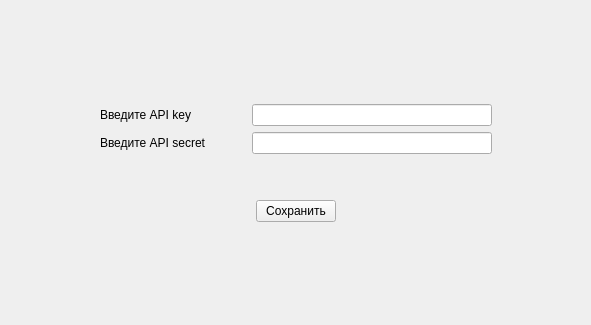
<?xml version="1.0" encoding="UTF-8"?>
<ui version="4.0">
 <class>API_keys_saver</class>
 <widget class="QWidget" name="API_keys_saver">
  <property name="geometry">
   <rect>
    <x>0</x>
    <y>0</y>
    <width>591</width>
    <height>325</height>
   </rect>
  </property>
  <property name="windowTitle">
   <string>Сохрание API ключа</string>
  </property>
  <layout class="QVBoxLayout" name="verticalLayout" stretch="10,0,0,0,10">
   <item>
    <spacer name="verticalSpacer">
     <property name="orientation">
      <enum>Qt::Vertical</enum>
     </property>
     <property name="sizeHint" stdset="0">
      <size>
       <width>20</width>
       <height>206</height>
      </size>
     </property>
    </spacer>
   </item>
   <item>
    <layout class="QVBoxLayout" name="verticalLayout_2">
     <item>
      <layout class="QHBoxLayout" name="horizontalLayout" stretch="10,0,0,0,0,10">
       <item>
        <spacer name="horizontalSpacer_3">
         <property name="orientation">
          <enum>Qt::Horizontal</enum>
         </property>
         <property name="sizeHint" stdset="0">
          <size>
           <width>40</width>
           <height>20</height>
          </size>
         </property>
        </spacer>
       </item>
       <item>
        <widget class="QLabel" name="api_key_lbl">
         <property name="text">
          <string>Введите API key</string>
         </property>
        </widget>
       </item>
       <item>
        <widget class="QLabel" name="label">
         <property name="minimumSize">
          <size>
           <width>8</width>
           <height>0</height>
          </size>
         </property>
         <property name="text">
          <string/>
         </property>
        </widget>
       </item>
       <item>
        <spacer name="horizontalSpacer">
         <property name="orientation">
          <enum>Qt::Horizontal</enum>
         </property>
         <property name="sizeHint" stdset="0">
          <size>
           <width>40</width>
           <height>20</height>
          </size>
         </property>
        </spacer>
       </item>
       <item>
        <widget class="QLineEdit" name="api_key_ledit">
         <property name="minimumSize">
          <size>
           <width>240</width>
           <height>0</height>
          </size>
         </property>
         <property name="text">
          <string/>
         </property>
        </widget>
       </item>
       <item>
        <spacer name="horizontalSpacer_5">
         <property name="orientation">
          <enum>Qt::Horizontal</enum>
         </property>
         <property name="sizeHint" stdset="0">
          <size>
           <width>40</width>
           <height>20</height>
          </size>
         </property>
        </spacer>
       </item>
      </layout>
     </item>
     <item>
      <layout class="QHBoxLayout" name="horizontalLayout_2" stretch="10,0,0,0,10">
       <item>
        <spacer name="horizontalSpacer_4">
         <property name="orientation">
          <enum>Qt::Horizontal</enum>
         </property>
         <property name="sizeHint" stdset="0">
          <size>
           <width>40</width>
           <height>20</height>
          </size>
         </property>
        </spacer>
       </item>
       <item>
        <widget class="QLabel" name="api_secret_lbl">
         <property name="text">
          <string>Введите API secret</string>
         </property>
        </widget>
       </item>
       <item>
        <spacer name="horizontalSpacer_2">
         <property name="orientation">
          <enum>Qt::Horizontal</enum>
         </property>
         <property name="sizeHint" stdset="0">
          <size>
           <width>40</width>
           <height>20</height>
          </size>
         </property>
        </spacer>
       </item>
       <item>
        <widget class="QLineEdit" name="api_secret_ledit">
         <property name="minimumSize">
          <size>
           <width>240</width>
           <height>0</height>
          </size>
         </property>
        </widget>
       </item>
       <item>
        <spacer name="horizontalSpacer_6">
         <property name="orientation">
          <enum>Qt::Horizontal</enum>
         </property>
         <property name="sizeHint" stdset="0">
          <size>
           <width>40</width>
           <height>20</height>
          </size>
         </property>
        </spacer>
       </item>
      </layout>
     </item>
    </layout>
   </item>
   <item>
    <spacer name="verticalSpacer_3">
     <property name="orientation">
      <enum>Qt::Vertical</enum>
     </property>
     <property name="sizeHint" stdset="0">
      <size>
       <width>20</width>
       <height>40</height>
      </size>
     </property>
    </spacer>
   </item>
   <item>
    <layout class="QHBoxLayout" name="horizontalLayout_4">
     <item>
      <spacer name="horizontalSpacer_7">
       <property name="orientation">
        <enum>Qt::Horizontal</enum>
       </property>
       <property name="sizeHint" stdset="0">
        <size>
         <width>40</width>
         <height>20</height>
        </size>
       </property>
      </spacer>
     </item>
     <item>
      <widget class="QPushButton" name="api_save_btn">
       <property name="text">
        <string>Сохранить</string>
       </property>
      </widget>
     </item>
     <item>
      <spacer name="horizontalSpacer_8">
       <property name="orientation">
        <enum>Qt::Horizontal</enum>
       </property>
       <property name="sizeHint" stdset="0">
        <size>
         <width>40</width>
         <height>20</height>
        </size>
       </property>
      </spacer>
     </item>
    </layout>
   </item>
   <item>
    <spacer name="verticalSpacer_2">
     <property name="orientation">
      <enum>Qt::Vertical</enum>
     </property>
     <property name="sizeHint" stdset="0">
      <size>
       <width>20</width>
       <height>420</height>
      </size>
     </property>
    </spacer>
   </item>
  </layout>
 </widget>
 <resources/>
 <connections/>
</ui>
